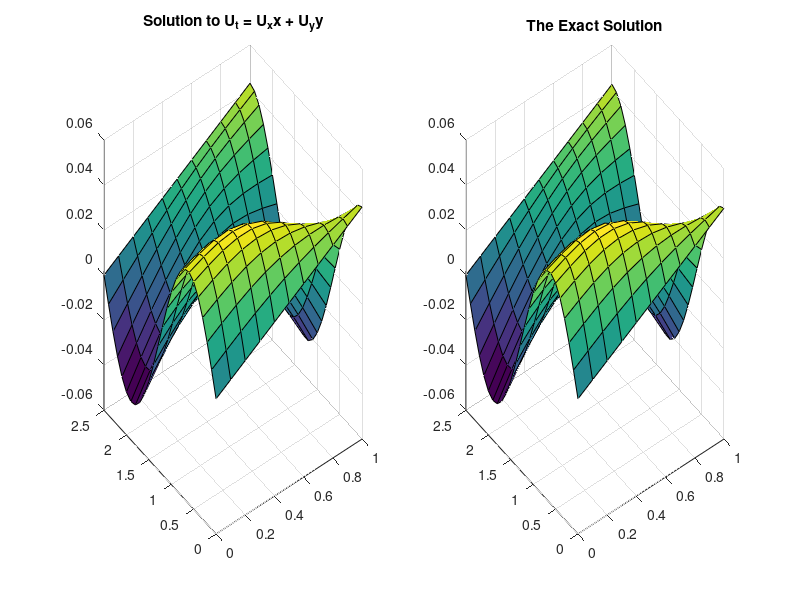
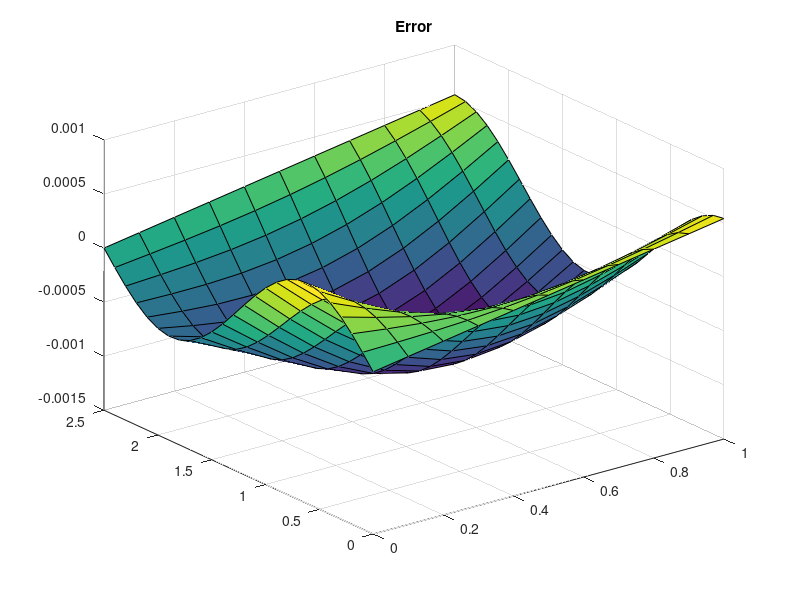

Recreate these plots in MATLAB, in order.
% Homework 15 - Problem 2:

clear all;

K = 0.002;
h = 0.1;
tmax=0.5;
ymax = 2.5;

r = K/h^2;

x=0:h:1;
y=0:h:ymax;
t=0:K:tmax;

M=length(x);   % THIS M = [(M+1) OF THE NOTES], i.e. M_notes = thisM - 1.
L=length(y);

    
N=length(t);   % THIS N = [(N+1) OF THE NOTES], i.e. N_notes = thisN - 1.
    
% % Initial condition:
for m = 1:M
    for ell = 1:L
        U0(ell,m) = 10*sin(pi*x(m)).*sin(pi*y(ell)/ymax) + sin(2*pi*y(ell)/ymax).*(1-x(m))...
            + cos(2*pi*y(ell)/ymax).*x(m); 
    end
end

U = U0;
    % Advance the solution from the n-th to the (n+1)-st level
  for n = 1 : N-1
      
        Uold = U;
        
        for ell = 2: L-1
            for m = 2 : M-1                
                Unew(ell,m) = r*Uold(ell,m+1) + (1-4*r)*Uold(ell,m) + r*Uold(ell,m-1) ...
                    + r*Uold(ell+1,m) + r*Uold(ell-1,m);
            end
        end
        
         U(2:L-1,2:M-1) = Unew(2:L-1,2:M-1);
        
         U(L,:)= x(1:M)*exp(-(2*pi/ymax)^2*t(n));
         U(1,:)= x(1:M)*exp(-(2*pi/ymax)^2*t(n));
         U(:,M)= cos(2*pi*y(1:L)./ymax)*exp(-(2*pi/ymax)^2*t(n));
         U(:,1)= sin(2*pi*y(1:L)./ymax)*exp(-(2*pi/ymax)^2*t(n));
        
%         [Xi,Yi] = meshgrid(x,y);
%         surf(Xi,Yi,U)
%         pause;
        
 end
    
subplot( 1, 2, 1);
[Xi,Yi] = meshgrid(x,y);
surf(Xi,Yi,U)
title("Solution to U_t = U_xx + U_yy")

%The exact solution
yexact = @(t,x,y) 10*sin(pi*x).*sin((pi*y)/ymax).*exp(-(1+(1/ymax^2))*pi^2*t) + (sin((2*pi*y)/ymax).*(1-x)...
            + cos((2*pi*y)/ymax).*x).*exp(-((2*pi)/ymax)^2*t); 

subplot( 1, 2, 2);
[Xi,Yi] = meshgrid(x,y);
surf(Xi,Yi,yexact(t(end),Xi,Yi))
title("The Exact Solution")

figure(3)
surf(Xi,Yi,U - yexact(t(end),Xi,Yi))
title("Error")
